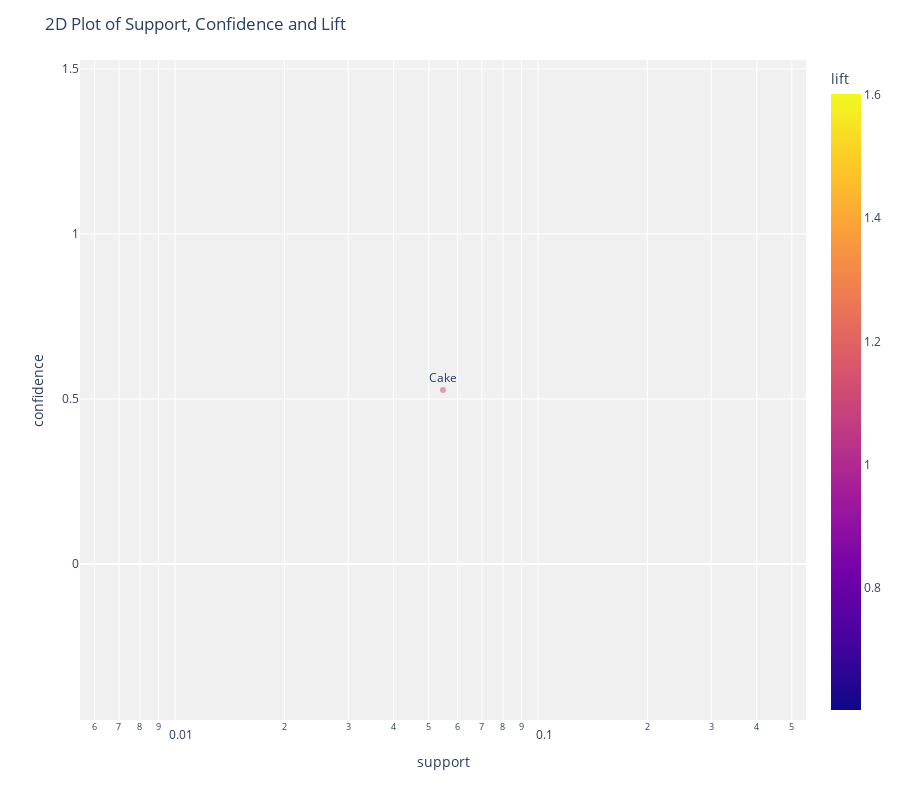

The notebook cell this image was saved under:
### Code cell
plot_model(rules)

### Figure 1 — Plotly figure (JSON) as saved in the notebook; plotly's stock layout.template omitted (floating-point values rounded to 4 significant figures)
{"data": [{"customdata": [[["Cake"], ["Coffee"]]], "hovertemplate": "support=%{x}<br>confidence=%{y}<br>antecedents_short=%{text}<br>antecedents=%{customdata[0]}<br>consequents=%{customdata[1]}<br>lift=%{marker.color}<extra></extra>", "legendgroup": "", "marker": {"color": [1.101], "coloraxis": "coloraxis", "opacity": 0.5, "symbol": "circle"}, "mode": "markers+text", "name": "", "orientation": "v", "showlegend": false, "text": [["Cake"]], "x": [0.0547], "xaxis": "x", "y": [0.527], "yaxis": "y", "type": "scatter", "textposition": "top center"}], "layout": {"xaxis": {"anchor": "y", "domain": [0, 1], "title": {"text": "support"}, "type": "log"}, "yaxis": {"anchor": "x", "domain": [0, 1], "title": {"text": "confidence"}}, "coloraxis": {"colorbar": {"title": {"text": "lift"}}, "colorscale": [[0, "#0d0887"], [0.1111, "#46039f"], [0.2222, "#7201a8"], [0.3333, "#9c179e"], [0.4444, "#bd3786"], [0.5556, "#d8576b"], [0.6667, "#ed7953"], [0.7778, "#fb9f3a"], [0.8889, "#fdca26"], [1, "#f0f921"]]}, "legend": {"tracegroupgap": 0}, "margin": {"t": 60}, "plot_bgcolor": "rgb(240,240,240)", "title": {"text": "2D Plot of Support, Confidence and Lift"}, "height": 800}}
